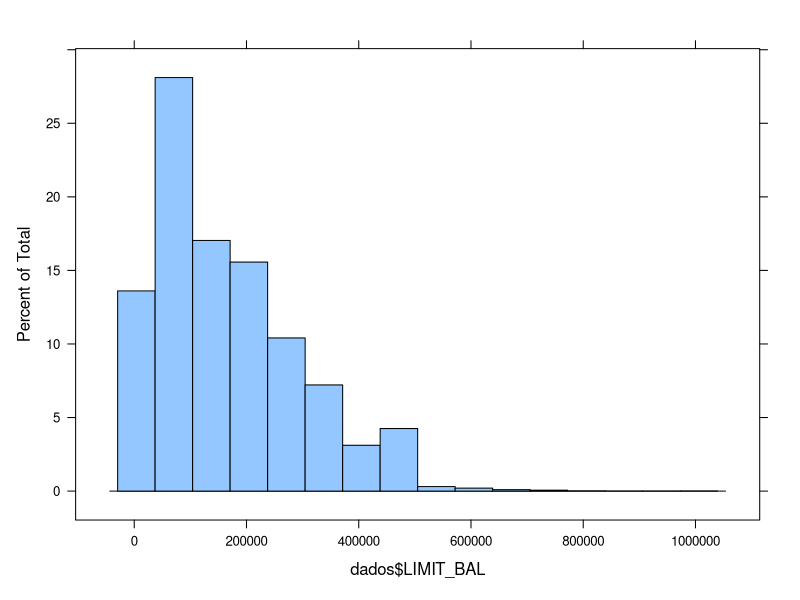
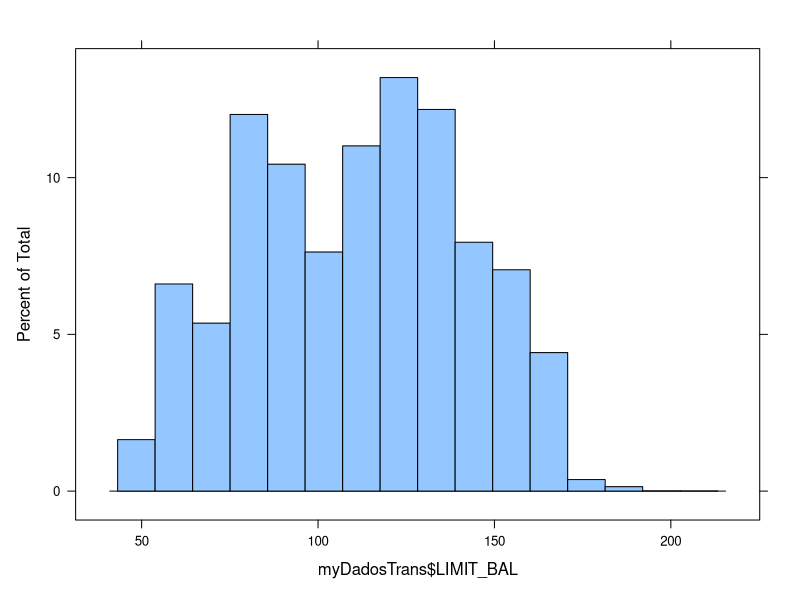

Write R code to recreate these figures, in order. (Note: this script raises an error after producing the figures.)
# 01-Estudo-Caso - Análise de Dados em Operadoras de Cartão de Crédito 

# Define pasta de trabalho
setwd("/mnt/sources/Estudos/R/cafe-com-dados")

# Instalar e carregar os pacotes
install.packages("mlbench")
install.packages("caret")
install.packages("e1071")

library(mlbench)
library(caret)
library(e1071)

# Carregar o dataset
dados <- read.csv("dados/db-cartao-credito.csv")
View(dados)

# Verifica o balanceamento das variáveis
skewness(dados$LIMIT_BAL)
histogram(dados$LIMIT_BAL)

# Sumariza os dados
summary(dados)
str(dados)


# 1 - Dados com vies
preProcessamentoParams <- preProcess(dados, method = c("BoxCox"))
print(preProcessamentoParams)

# Transformar o dataset usando os pârametros
transformed <- predict(preProcessamentoParams, dados)
myDadosTrans <- transformed


# Verifica o balanceamento das variáveis 1- respondido
str(myDadosTrans)
skewness(dados$LIMIT_BAL)
skewness(myDadosTrans$LIMIT_BAL)
histogram(myDadosTrans$LIMIT_BAL)


# 2 - Identificar as variaveis categoricas
myDadosTrans$default.payment.next.month <- factor(myDadosTrans$default.payment.next.month)
myDadosTrans$SEX <- factor(myDadosTrans$SEX)
myDadosTrans$EDUCATION <- factor(myDadosTrans$EDUCATION)
myDadosTrans$MARRIAGE <- factor(myDadosTrans$MARRIAGE)

myDadosTrans = na.omit(myDadosTrans)

str(myDadosTrans)


# Usa Random Forest para encontrar as variaveis mais relevantes
install.packages("randomForest")
library(randomForest)
rfModel = randomForest(myDadosTrans$default.payment.next.month ~ ., data = myDadosTrans, ntree=500)
varImpPlot(rfModel)


# Dividir os dados em treino e teste
row <- nrow(myDadosTrans)
row

set.seed(12345)
trainindex <- sample(row, 0.7*row, replace = FALSE)
training <- myDadosTrans[trainindex,]
validation <- myDadosTrans[-trainindex,]


# Preparar os datasets com as melhores variaveis preditoras
x_training <- training[, c(2,3,4,5)]
y_training <- training[, 24]


x_validation <- validation[, c(2,3,4,5)]
y_validation <- validation[, 24]


# Modelo KNN
knnModel = train(x=x_training, 
                 y=y_training, 
                 method = "knn", 
                 preProc=c("center", "scale"),
                 tuneLength = 10)

knnModel

# Plot da acurácia
plot(knnModel$results$k,
     knnModel$results$Accuracy,
     type="o",
     xlab="Numero de Vizinhos mais Próximos (K)",
     ylab="Acyrácia",
     main="Modelo KNN para Previsão de Concessão de Cartão de Crédito")


knnPred = predict(knnModel, newdata = x_validation)
knnPred
y_validation
